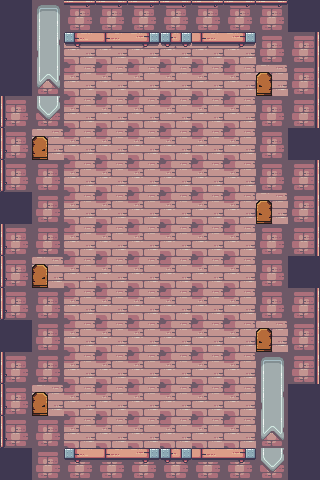

Below is a game level as drawn by its tile map, then a one-line description and the .tmx file that defines it, in full:
An orthogonal 10x15 tile map with 32x32 px tiles, 9 tile layers (Floor, Walls, Decorations, Door Top Right, ...), 3 tilesets.

<map version="1.10" tiledversion="1.11.2" orientation="orthogonal" renderorder="right-down" width="10" height="15" tilewidth="32" tileheight="32" infinite="0" nextlayerid="11" nextobjectid="1">
 <tileset firstgid="1" source="Terrain (32x32).tsx" />
 <tileset firstgid="248" source="door_closed.tsx" />
 <tileset firstgid="249" source="Decorations (32x32).tsx" />
 <layer id="2" name="Floor" width="10" height="15" locked="1">
  <data encoding="csv">
0,0,0,0,0,0,0,0,0,0,
0,0,144,144,144,144,144,144,0,0,
0,0,144,144,144,144,144,144,155,0,
0,0,144,144,144,144,144,144,0,0,
0,155,144,144,144,144,144,144,0,0,
0,0,144,144,144,144,144,144,0,0,
0,0,144,144,144,144,144,144,155,0,
0,0,144,144,144,144,144,144,0,0,
0,155,144,144,144,144,144,144,0,0,
0,0,144,144,144,144,144,144,0,0,
0,0,144,144,144,144,144,144,155,0,
0,0,144,144,144,144,144,144,0,0,
0,155,144,144,144,144,144,144,0,0,
0,0,144,144,144,144,144,144,0,0,
0,0,0,0,0,0,0,0,0,0
</data>
 </layer>
 <layer id="1" name="Walls" width="10" height="15" locked="1">
  <data encoding="csv">
41,215,215,215,215,215,215,215,215,41,
41,215,0,0,0,0,0,0,215,215,
41,215,0,0,0,0,0,0,0,215,
215,215,0,0,0,0,0,0,215,215,
215,0,0,0,0,0,0,0,215,41,
215,215,0,0,0,0,0,0,215,215,
41,215,0,0,0,0,0,0,0,215,
215,215,0,0,0,0,0,0,215,215,
215,0,0,0,0,0,0,0,215,41,
215,215,0,0,0,0,0,0,215,215,
41,215,0,0,0,0,0,0,0,215,
215,215,0,0,0,0,0,0,215,215,
215,0,0,0,0,0,0,0,215,41,
215,215,0,0,0,0,0,0,215,41,
41,215,215,215,215,215,215,215,215,41
</data>
 </layer>
 <layer id="9" name="Decorations" width="10" height="15" locked="1">
  <data encoding="csv">
0,257,260,260,260,260,260,260,260,0,
0,264,265,266,267,268,266,267,0,2684354819,
0,271,0,0,0,0,0,0,0,2684354819,
1610612994,278,0,0,0,0,0,0,0,2684354819,
1610612994,0,0,0,0,0,0,0,0,0,
1610612994,0,0,0,0,0,0,283,0,2684354819,
0,0,0,0,0,0,0,283,0,2684354819,
1610612994,0,0,0,0,0,0,0,283,2684354819,
1610612994,0,0,0,0,0,0,0,0,0,
1610612994,0,0,0,0,0,0,0,0,2684354819,
0,0,0,0,0,0,0,0,0,2684354819,
1610612994,0,0,0,0,0,0,0,257,2684354819,
1610612994,0,0,0,0,0,0,0,264,0,
1610612994,0,0,0,0,0,0,0,271,0,
0,0,265,266,267,268,266,267,278,0
</data>
 </layer>
 <layer id="3" name="Door Top Right" width="10" height="15" locked="1">
  <data encoding="csv">
0,0,0,0,0,0,0,0,0,0,
0,0,0,0,0,0,0,0,0,0,
0,0,0,0,0,0,0,0,248,0,
0,0,0,0,0,0,0,0,0,0,
0,0,0,0,0,0,0,0,0,0,
0,0,0,0,0,0,0,0,0,0,
0,0,0,0,0,0,0,0,0,0,
0,0,0,0,0,0,0,0,0,0,
0,0,0,0,0,0,0,0,0,0,
0,0,0,0,0,0,0,0,0,0,
0,0,0,0,0,0,0,0,0,0,
0,0,0,0,0,0,0,0,0,0,
0,0,0,0,0,0,0,0,0,0,
0,0,0,0,0,0,0,0,0,0,
0,0,0,0,0,0,0,0,0,0
</data>
 </layer>
 <layer id="4" name="Door Mid Right" width="10" height="15" locked="1">
  <data encoding="csv">
0,0,0,0,0,0,0,0,0,0,
0,0,0,0,0,0,0,0,0,0,
0,0,0,0,0,0,0,0,0,0,
0,0,0,0,0,0,0,0,0,0,
0,0,0,0,0,0,0,0,0,0,
0,0,0,0,0,0,0,0,0,0,
0,0,0,0,0,0,0,0,248,0,
0,0,0,0,0,0,0,0,0,0,
0,0,0,0,0,0,0,0,0,0,
0,0,0,0,0,0,0,0,0,0,
0,0,0,0,0,0,0,0,0,0,
0,0,0,0,0,0,0,0,0,0,
0,0,0,0,0,0,0,0,0,0,
0,0,0,0,0,0,0,0,0,0,
0,0,0,0,0,0,0,0,0,0
</data>
 </layer>
 <layer id="5" name="Door Bottom Right" width="10" height="15" locked="1">
  <data encoding="csv">
0,0,0,0,0,0,0,0,0,0,
0,0,0,0,0,0,0,0,0,0,
0,0,0,0,0,0,0,0,0,0,
0,0,0,0,0,0,0,0,0,0,
0,0,0,0,0,0,0,0,0,0,
0,0,0,0,0,0,0,0,0,0,
0,0,0,0,0,0,0,0,0,0,
0,0,0,0,0,0,0,0,0,0,
0,0,0,0,0,0,0,0,0,0,
0,0,0,0,0,0,0,0,0,0,
0,0,0,0,0,0,0,0,248,0,
0,0,0,0,0,0,0,0,0,0,
0,0,0,0,0,0,0,0,0,0,
0,0,0,0,0,0,0,0,0,0,
0,0,0,0,0,0,0,0,0,0
</data>
 </layer>
 <layer id="6" name="Door Bottom Left" width="10" height="15" locked="1">
  <data encoding="csv">
0,0,0,0,0,0,0,0,0,0,
0,0,0,0,0,0,0,0,0,0,
0,0,0,0,0,0,0,0,0,0,
0,0,0,0,0,0,0,0,0,0,
0,0,0,0,0,0,0,0,0,0,
0,0,0,0,0,0,0,0,0,0,
0,0,0,0,0,0,0,0,0,0,
0,0,0,0,0,0,0,0,0,0,
0,0,0,0,0,0,0,0,0,0,
0,0,0,0,0,0,0,0,0,0,
0,0,0,0,0,0,0,0,0,0,
0,0,0,0,0,0,0,0,0,0,
0,248,0,0,0,0,0,0,0,0,
0,0,0,0,0,0,0,0,0,0,
0,0,0,0,0,0,0,0,0,0
</data>
 </layer>
 <layer id="7" name="Door Mid Left" width="10" height="15" locked="1">
  <data encoding="csv">
0,0,0,0,0,0,0,0,0,0,
0,0,0,0,0,0,0,0,0,0,
0,0,0,0,0,0,0,0,0,0,
0,0,0,0,0,0,0,0,0,0,
0,0,0,0,0,0,0,0,0,0,
0,0,0,0,0,0,0,0,0,0,
0,0,0,0,0,0,0,0,0,0,
0,0,0,0,0,0,0,0,0,0,
0,2147483896,0,0,0,0,0,0,0,0,
0,0,0,0,0,0,0,0,0,0,
0,0,0,0,0,0,0,0,0,0,
0,0,0,0,0,0,0,0,0,0,
0,2147483896,0,0,0,0,0,0,0,0,
0,0,0,0,0,0,0,0,0,0,
0,0,0,0,0,0,0,0,0,0
</data>
 </layer>
 <layer id="8" name="Door Top Left" width="10" height="15" locked="1">
  <data encoding="csv">
0,0,0,0,0,0,0,0,0,0,
0,0,0,0,0,0,0,0,0,0,
0,0,0,0,0,0,0,0,0,0,
0,0,0,0,0,0,0,0,0,0,
0,2147483896,0,0,0,0,0,0,0,0,
0,0,0,0,0,0,0,0,0,0,
0,0,0,0,0,0,0,0,0,0,
0,0,0,0,0,0,0,0,0,0,
0,0,0,0,0,0,0,0,0,0,
0,0,0,0,0,0,0,0,0,0,
0,0,0,0,0,0,0,0,0,0,
0,0,0,0,0,0,0,0,0,0,
0,0,0,0,0,0,0,0,0,0,
0,0,0,0,0,0,0,0,0,0,
0,0,0,0,0,0,0,0,0,0
</data>
 </layer>
</map>
